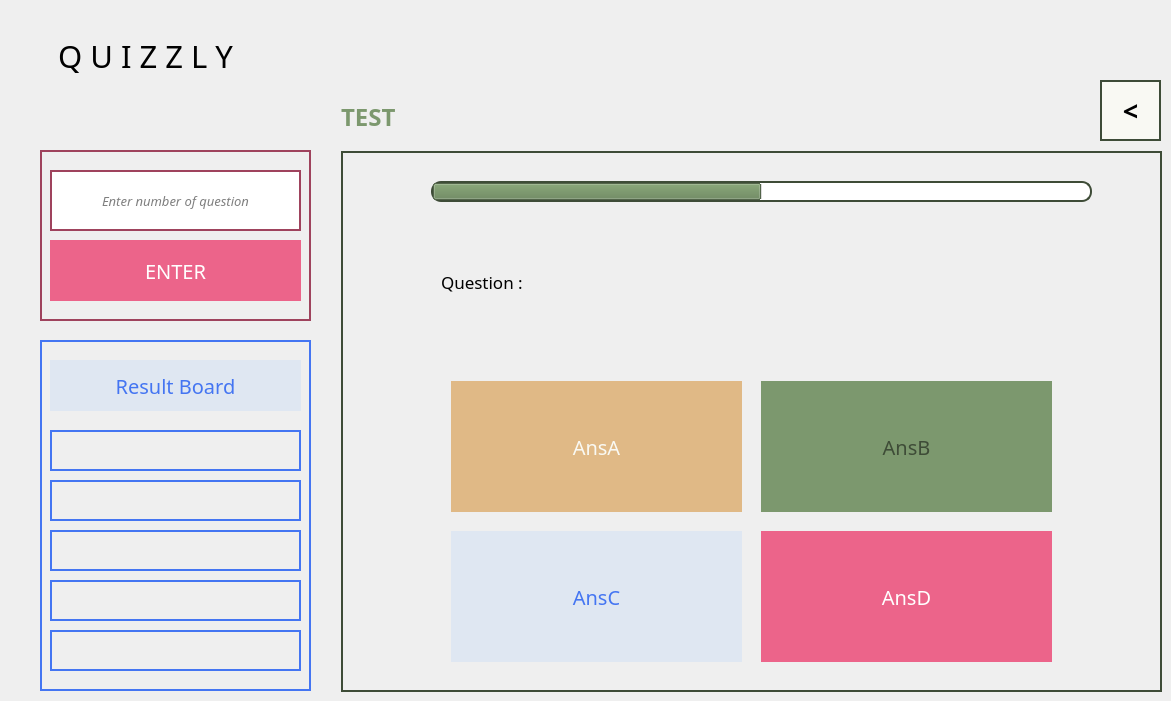
   <widget class="QWidget" name="Testmode">
    <widget class="QLabel" name="TEST">
     <property name="geometry">
      <rect>
       <x>341</x>
       <y>91</y>
       <width>261</width>
       <height>51</height>
      </rect>
     </property>
     <property name="font">
      <font>
       <family>Montserrat Alternates Medium</family>
       <pointsize>18</pointsize>
       <italic>false</italic>
       <bold>true</bold>
       <strikeout>false</strikeout>
       <kerning>true</kerning>
      </font>
     </property>
     <property name="styleSheet">
      <string notr="true">color: rgb(124, 152, 110)
</string>
     </property>
     <property name="text">
      <string>TEST</string>
     </property>
     <property name="scaledContents">
      <bool>false</bool>
     </property>
     <property name="alignment">
      <set>Qt::AlignLeading|Qt::AlignLeft|Qt::AlignVCenter</set>
     </property>
     <property name="wordWrap">
      <bool>false</bool>
     </property>
     <property name="openExternalLinks">
      <bool>false</bool>
     </property>
    </widget>
    <widget class="QFrame" name="test">
     <property name="geometry">
      <rect>
       <x>341</x>
       <y>151</y>
       <width>821</width>
       <height>541</height>
      </rect>
     </property>
     <property name="styleSheet">
      <string notr="true">border : 2px solid rgb(62, 76, 55)</string>
     </property>
     <property name="frameShape">
      <enum>QFrame::StyledPanel</enum>
     </property>
     <property name="frameShadow">
      <enum>QFrame::Raised</enum>
     </property>
     <widget class="QPushButton" name="ansA_2">
      <property name="geometry">
       <rect>
        <x>110</x>
        <y>230</y>
        <width>291</width>
        <height>131</height>
       </rect>
      </property>
      <property name="font">
       <font>
        <family>Montserrat Alternates Medium</family>
        <pointsize>15</pointsize>
       </font>
      </property>
      <property name="styleSheet">
       <string notr="true">background-color: rgb(224, 185, 134);
color: rgb(249, 249, 243);
border : 0px;</string>
      </property>
      <property name="text">
       <string>AnsA</string>
      </property>
     </widget>
     <widget class="QPushButton" name="ansB_2">
      <property name="geometry">
       <rect>
        <x>420</x>
        <y>230</y>
        <width>291</width>
        <height>131</height>
       </rect>
      </property>
      <property name="font">
       <font>
        <family>Montserrat Alternates Medium</family>
        <pointsize>15</pointsize>
       </font>
      </property>
      <property name="styleSheet">
       <string notr="true">background-color: rgb(124, 152, 110);
color: rgb(62, 76, 55);
border : 0px;</string>
      </property>
      <property name="text">
       <string>AnsB</string>
      </property>
     </widget>
     <widget class="QPushButton" name="ansD_2">
      <property name="geometry">
       <rect>
        <x>420</x>
        <y>380</y>
        <width>291</width>
        <height>131</height>
       </rect>
      </property>
      <property name="font">
       <font>
        <family>Montserrat Alternates Medium</family>
        <pointsize>15</pointsize>
       </font>
      </property>
      <property name="styleSheet">
       <string notr="true">background-color: rgb(236, 100, 138);
color: rgb(255, 255, 255);
border : 0px;</string>
      </property>
      <property name="text">
       <string>AnsD</string>
      </property>
     </widget>
     <widget class="QPushButton" name="ansC_2">
      <property name="geometry">
       <rect>
        <x>110</x>
        <y>380</y>
        <width>291</width>
        <height>131</height>
       </rect>
      </property>
      <property name="font">
       <font>
        <family>Montserrat Alternates Medium</family>
        <pointsize>15</pointsize>
       </font>
      </property>
      <property name="styleSheet">
       <string notr="true">background-color: rgb(223, 231, 242);
color: rgb(68, 117, 242);
border : 0px;</string>
      </property>
      <property name="text">
       <string>AnsC</string>
      </property>
     </widget>
     <widget class="QLabel" name="text_question_2">
      <property name="geometry">
       <rect>
        <x>100</x>
        <y>100</y>
        <width>611</width>
        <height>61</height>
       </rect>
      </property>
      <property name="font">
       <font>
        <family>Montserrat Alternates Medium</family>
        <pointsize>13</pointsize>
        <kerning>true</kerning>
       </font>
      </property>
      <property name="styleSheet">
       <string notr="true">color: rgb(0, 0, 0);
border : 0px
</string>
      </property>
      <property name="text">
       <string>Question : </string>
      </property>
      <property name="scaledContents">
       <bool>false</bool>
      </property>
      <property name="alignment">
       <set>Qt::AlignLeading|Qt::AlignLeft|Qt::AlignVCenter</set>
      </property>
      <property name="wordWrap">
       <bool>true</bool>
      </property>
      <property name="openExternalLinks">
       <bool>false</bool>
      </property>
     </widget>
     <widget class="QProgressBar" name="time">
      <property name="geometry">
       <rect>
        <x>90</x>
        <y>30</y>
        <width>661</width>
        <height>21</height>
       </rect>
      </property>
      <property name="palette">
       <palette>
        <active>
         <colorrole role="WindowText">
          <brush brushstyle="SolidPattern">
           <color alpha="255">
            <red>0</red>
            <green>0</green>
            <blue>0</blue>
           </color>
          </brush>
         </colorrole>
         <colorrole role="Button">
          <brush brushstyle="SolidPattern">
           <color alpha="255">
            <red>249</red>
            <green>249</green>
            <blue>243</blue>
           </color>
          </brush>
         </colorrole>
         <colorrole role="Light">
          <brush brushstyle="SolidPattern">
           <color alpha="255">
            <red>165</red>
            <green>202</green>
            <blue>147</blue>
           </color>
          </brush>
         </colorrole>
         <colorrole role="Midlight">
          <brush brushstyle="SolidPattern">
           <color alpha="255">
            <red>137</red>
            <green>168</green>
            <blue>122</blue>
           </color>
          </brush>
         </colorrole>
         <colorrole role="Dark">
          <brush brushstyle="SolidPattern">
           <color alpha="255">
            <red>55</red>
            <green>67</green>
            <blue>49</blue>
           </color>
          </brush>
         </colorrole>
         <colorrole role="Mid">
          <brush brushstyle="SolidPattern">
           <color alpha="255">
            <red>73</red>
            <green>90</green>
            <blue>65</blue>
           </color>
          </brush>
         </colorrole>
         <colorrole role="Text">
          <brush brushstyle="SolidPattern">
           <color alpha="255">
            <red>0</red>
            <green>0</green>
            <blue>0</blue>
           </color>
          </brush>
         </colorrole>
         <colorrole role="BrightText">
          <brush brushstyle="SolidPattern">
           <color alpha="255">
            <red>255</red>
            <green>255</green>
            <blue>255</blue>
           </color>
          </brush>
         </colorrole>
         <colorrole role="ButtonText">
          <brush brushstyle="SolidPattern">
           <color alpha="255">
            <red>0</red>
            <green>0</green>
            <blue>0</blue>
           </color>
          </brush>
         </colorrole>
         <colorrole role="Base">
          <brush brushstyle="SolidPattern">
           <color alpha="255">
            <red>249</red>
            <green>249</green>
            <blue>243</blue>
           </color>
          </brush>
         </colorrole>
         <colorrole role="Window">
          <brush brushstyle="SolidPattern">
           <color alpha="255">
            <red>249</red>
            <green>249</green>
            <blue>243</blue>
           </color>
          </brush>
         </colorrole>
         <colorrole role="Shadow">
          <brush brushstyle="SolidPattern">
           <color alpha="255">
            <red>0</red>
            <green>0</green>
            <blue>0</blue>
           </color>
          </brush>
         </colorrole>
         <colorrole role="Highlight">
          <brush brushstyle="SolidPattern">
           <color alpha="255">
            <red>115</red>
            <green>140</green>
            <blue>102</blue>
           </color>
          </brush>
         </colorrole>
         <colorrole role="AlternateBase">
          <brush brushstyle="SolidPattern">
           <color alpha="255">
            <red>182</red>
            <green>195</green>
            <blue>176</blue>
           </color>
          </brush>
         </colorrole>
         <colorrole role="ToolTipBase">
          <brush brushstyle="SolidPattern">
           <color alpha="255">
            <red>255</red>
            <green>255</green>
            <blue>220</blue>
           </color>
          </brush>
         </colorrole>
         <colorrole role="ToolTipText">
          <brush brushstyle="SolidPattern">
           <color alpha="255">
            <red>0</red>
            <green>0</green>
            <blue>0</blue>
           </color>
          </brush>
         </colorrole>
         <colorrole role="PlaceholderText">
          <brush brushstyle="SolidPattern">
           <color alpha="127">
            <red>0</red>
            <green>0</green>
            <blue>0</blue>
           </color>
          </brush>
         </colorrole>
         <colorrole role="Accent">
          <brush brushstyle="SolidPattern">
           <color alpha="255">
            <red>255</red>
            <green>255</green>
            <blue>255</blue>
           </color>
          </brush>
         </colorrole>
        </active>
        <inactive>
         <colorrole role="WindowText">
          <brush brushstyle="SolidPattern">
           <color alpha="255">
            <red>0</red>
            <green>0</green>
            <blue>0</blue>
           </color>
          </brush>
         </colorrole>
         <colorrole role="Button">
          <brush brushstyle="SolidPattern">
           <color alpha="255">
            <red>249</red>
            <green>249</green>
            <blue>243</blue>
           </color>
          </brush>
         </colorrole>
         <colorrole role="Light">
          <brush brushstyle="SolidPattern">
           <color alpha="255">
            <red>165</red>
            <green>202</green>
            <blue>147</blue>
           </color>
          </brush>
         </colorrole>
         <colorrole role="Midlight">
          <brush brushstyle="SolidPattern">
           <color alpha="255">
            <red>137</red>
            <green>168</green>
            <blue>122</blue>
           </color>
          </brush>
         </colorrole>
         <colorrole role="Dark">
          <brush brushstyle="SolidPattern">
           <color alpha="255">
            <red>55</red>
            <green>67</green>
            <blue>49</blue>
           </color>
          </brush>
         </colorrole>
         <colorrole role="Mid">
          <brush brushstyle="SolidPattern">
           <color alpha="255">
            <red>73</red>
            <green>90</green>
            <blue>65</blue>
           </color>
          </brush>
         </colorrole>
         <colorrole role="Text">
          <brush brushstyle="SolidPattern">
           <color alpha="255">
            <red>0</red>
            <green>0</green>
            <blue>0</blue>
           </color>
          </brush>
         </colorrole>
         <colorrole role="BrightText">
          <brush brushstyle="SolidPattern">
           <color alpha="255">
            <red>255</red>
            <green>255</green>
            <blue>255</blue>
           </color>
          </brush>
         </colorrole>
         <colorrole role="ButtonText">
          <brush brushstyle="SolidPattern">
           <color alpha="255">
            <red>0</red>
            <green>0</green>
            <blue>0</blue>
           </color>
          </brush>
         </colorrole>
         <colorrole role="Base">
          <brush brushstyle="SolidPattern">
           <color alpha="255">
            <red>249</red>
            <green>249</green>
            <blue>243</blue>
           </color>
          </brush>
         </colorrole>
         <colorrole role="Window">
          <brush brushstyle="SolidPattern">
           <color alpha="255">
            <red>249</red>
            <green>249</green>
            <blue>243</blue>
           </color>
          </brush>
         </colorrole>
         <colorrole role="Shadow">
          <brush brushstyle="SolidPattern">
           <color alpha="255">
            <red>0</red>
            <green>0</green>
            <blue>0</blue>
           </color>
          </brush>
         </colorrole>
         <colorrole role="Highlight">
          <brush brushstyle="SolidPattern">
           <color alpha="255">
            <red>115</red>
            <green>140</green>
            <blue>102</blue>
           </color>
          </brush>
         </colorrole>
         <colorrole role="AlternateBase">
          <brush brushstyle="SolidPattern">
           <color alpha="255">
            <red>182</red>
            <green>195</green>
            <blue>176</blue>
           </color>
          </brush>
         </colorrole>
         <colorrole role="ToolTipBase">
          <brush brushstyle="SolidPattern">
           <color alpha="255">
            <red>255</red>
            <green>255</green>
            <blue>220</blue>
           </color>
          </brush>
         </colorrole>
         <colorrole role="ToolTipText">
          <brush brushstyle="SolidPattern">
           <color alpha="255">
            <red>0</red>
            <green>0</green>
            <blue>0</blue>
           </color>
          </brush>
         </colorrole>
         <colorrole role="PlaceholderText">
          <brush brushstyle="SolidPattern">
           <color alpha="127">
            <red>0</red>
            <green>0</green>
            <blue>0</blue>
           </color>
          </brush>
         </colorrole>
         <colorrole role="Accent">
          <brush brushstyle="SolidPattern">
           <color alpha="255">
            <red>255</red>
            <green>255</green>
            <blue>255</blue>
           </color>
          </brush>
         </colorrole>
        </inactive>
        <disabled>
         <colorrole role="WindowText">
          <brush brushstyle="SolidPattern">
           <color alpha="255">
            <red>55</red>
            <green>67</green>
            <blue>49</blue>
           </color>
          </brush>
         </colorrole>
         <colorrole role="Button">
          <brush brushstyle="SolidPattern">
           <color alpha="255">
            <red>249</red>
            <green>249</green>
            <blue>243</blue>
           </color>
          </brush>
         </colorrole>
         <colorrole role="Light">
          <brush brushstyle="SolidPattern">
           <color alpha="255">
            <red>165</red>
            <green>202</green>
            <blue>147</blue>
           </color>
          </brush>
         </colorrole>
         <colorrole role="Midlight">
          <brush brushstyle="SolidPattern">
           <color alpha="255">
            <red>137</red>
            <green>168</green>
            <blue>122</blue>
           </color>
          </brush>
         </colorrole>
         <colorrole role="Dark">
          <brush brushstyle="SolidPattern">
           <color alpha="255">
            <red>55</red>
            <green>67</green>
            <blue>49</blue>
           </color>
          </brush>
         </colorrole>
         <colorrole role="Mid">
          <brush brushstyle="SolidPattern">
           <color alpha="255">
            <red>73</red>
            <green>90</green>
            <blue>65</blue>
           </color>
          </brush>
         </colorrole>
         <colorrole role="Text">
          <brush brushstyle="SolidPattern">
           <color alpha="255">
            <red>55</red>
            <green>67</green>
            <blue>49</blue>
           </color>
          </brush>
         </colorrole>
         <colorrole role="BrightText">
          <brush brushstyle="SolidPattern">
           <color alpha="255">
            <red>255</red>
            <green>255</green>
            <blue>255</blue>
           </color>
          </brush>
         </colorrole>
         <colorrole role="ButtonText">
          <brush brushstyle="SolidPattern">
           <color alpha="255">
            <red>55</red>
            <green>67</green>
            <blue>49</blue>
           </color>
          </brush>
         </colorrole>
         <colorrole role="Base">
          <brush brushstyle="SolidPattern">
           <color alpha="255">
            <red>249</red>
            <green>249</green>
            <blue>243</blue>
           </color>
          </brush>
         </colorrole>
         <colorrole role="Window">
          <brush brushstyle="SolidPattern">
           <color alpha="255">
            <red>249</red>
            <green>249</green>
            <blue>243</blue>
           </color>
          </brush>
         </colorrole>
         <colorrole role="Shadow">
          <brush brushstyle="SolidPattern">
           <color alpha="255">
            <red>0</red>
            <green>0</green>
            <blue>0</blue>
           </color>
          </brush>
         </colorrole>
         <colorrole role="AlternateBase">
          <brush brushstyle="SolidPattern">
           <color alpha="255">
            <red>110</red>
            <green>135</green>
            <blue>98</blue>
           </color>
          </brush>
         </colorrole>
         <colorrole role="ToolTipBase">
          <brush brushstyle="SolidPattern">
           <color alpha="255">
            <red>255</red>
            <green>255</green>
            <blue>220</blue>
           </color>
          </brush>
         </colorrole>
         <colorrole role="ToolTipText">
          <brush brushstyle="SolidPattern">
           <color alpha="255">
            <red>0</red>
            <green>0</green>
            <blue>0</blue>
           </color>
          </brush>
         </colorrole>
         <colorrole role="PlaceholderText">
          <brush brushstyle="SolidPattern">
           <color alpha="127">
            <red>55</red>
            <green>67</green>
            <blue>49</blue>
           </color>
          </brush>
         </colorrole>
         <colorrole role="Accent">
          <brush brushstyle="SolidPattern">
           <color alpha="255">
            <red>143</red>
            <green>175</green>
            <blue>127</blue>
           </color>
          </brush>
         </colorrole>
        </disabled>
       </palette>
      </property>
      <property name="font">
       <font>
        <family>Montserrat Alternates Medium</family>
       </font>
      </property>
      <property name="styleSheet">
       <string notr="true">border-radius: 10px </string>
      </property>
      <property name="value">
       <number>50</number>
      </property>
      <property name="textVisible">
       <bool>false</bool>
      </property>
     </widget>
    </widget>
    <widget class="QLabel" name="quizzly_5">
     <property name="geometry">
      <rect>
       <x>10</x>
       <y>20</y>
       <width>271</width>
       <height>71</height>
      </rect>
     </property>
     <property name="font">
      <font>
       <family>Montserrat Black</family>
       <pointsize>23</pointsize>
       <kerning>true</kerning>
      </font>
     </property>
     <property name="styleSheet">
      <string notr="true">color: rgb(0, 0, 0);
</string>
     </property>
     <property name="text">
      <string>Q U I Z Z L Y</string>
     </property>
     <property name="scaledContents">
      <bool>false</bool>
     </property>
     <property name="alignment">
      <set>Qt::AlignCenter</set>
     </property>
     <property name="wordWrap">
      <bool>false</bool>
     </property>
     <property name="openExternalLinks">
      <bool>false</bool>
     </property>
    </widget>
    <widget class="QFrame" name="numofq">
     <property name="geometry">
      <rect>
       <x>40</x>
       <y>150</y>
       <width>271</width>
       <height>171</height>
      </rect>
     </property>
     <property name="styleSheet">
      <string notr="true">border: 2px solid rgb(159, 67, 93)</string>
     </property>
     <property name="frameShape">
      <enum>QFrame::StyledPanel</enum>
     </property>
     <property name="frameShadow">
      <enum>QFrame::Raised</enum>
     </property>
     <widget class="QPushButton" name="ENTER">
      <property name="geometry">
       <rect>
        <x>10</x>
        <y>90</y>
        <width>251</width>
        <height>61</height>
       </rect>
      </property>
      <property name="font">
       <font>
        <family>Montserrat Alternates Medium</family>
        <pointsize>15</pointsize>
       </font>
      </property>
      <property name="styleSheet">
       <string notr="true">background-color: rgb(236, 100, 138);
color: rgb(255, 255, 255);
border : 0px;</string>
      </property>
      <property name="text">
       <string>ENTER</string>
      </property>
     </widget>
     <widget class="QLineEdit" name="lineEdit">
      <property name="geometry">
       <rect>
        <x>10</x>
        <y>20</y>
        <width>251</width>
        <height>61</height>
       </rect>
      </property>
      <property name="font">
       <font>
        <family>Montserrat Alternates Medium</family>
        <pointsize>10</pointsize>
        <italic>true</italic>
       </font>
      </property>
      <property name="alignment">
       <set>Qt::AlignCenter</set>
      </property>
      <property name="placeholderText">
       <string>Enter number of question</string>
      </property>
     </widget>
    </widget>
    <widget class="QFrame" name="result_board_frame">
     <property name="geometry">
      <rect>
       <x>40</x>
       <y>340</y>
       <width>271</width>
       <height>351</height>
      </rect>
     </property>
     <property name="styleSheet">
      <string notr="true">border : 2px solid rgb(68, 117, 242)
</string>
     </property>
     <property name="frameShape">
      <enum>QFrame::StyledPanel</enum>
     </property>
     <property name="frameShadow">
      <enum>QFrame::Raised</enum>
     </property>
     <widget class="QLabel" name="RESULT_BOARD">
      <property name="geometry">
       <rect>
        <x>10</x>
        <y>20</y>
        <width>251</width>
        <height>51</height>
       </rect>
      </property>
      <property name="font">
       <font>
        <family>Montserrat Alternates Medium</family>
        <pointsize>15</pointsize>
        <italic>false</italic>
        <bold>false</bold>
        <strikeout>false</strikeout>
        <kerning>true</kerning>
       </font>
      </property>
      <property name="styleSheet">
       <string notr="true">color : rgb(68, 117, 242);
background-color: rgb(223, 231, 242);
border : 0 px solid rgb(68, 117, 242)
</string>
      </property>
      <property name="text">
       <string>Result Board</string>
      </property>
      <property name="scaledContents">
       <bool>false</bool>
      </property>
      <property name="alignment">
       <set>Qt::AlignCenter</set>
      </property>
      <property name="wordWrap">
       <bool>false</bool>
      </property>
      <property name="openExternalLinks">
       <bool>false</bool>
      </property>
     </widget>
     <widget class="QLabel" name="rs1">
      <property name="geometry">
       <rect>
        <x>10</x>
        <y>90</y>
        <width>251</width>
        <height>41</height>
       </rect>
      </property>
      <property name="font">
       <font>
        <family>Montserrat Alternates Medium</family>
        <pointsize>15</pointsize>
        <italic>false</italic>
        <bold>false</bold>
        <strikeout>false</strikeout>
        <kerning>true</kerning>
       </font>
      </property>
      <property name="styleSheet">
       <string notr="true">color: rgb(68, 117, 242);
border : 2px solid rgb(68, 117, 242)
</string>
      </property>
      <property name="text">
       <string/>
      </property>
      <property name="scaledContents">
       <bool>false</bool>
      </property>
      <property name="alignment">
       <set>Qt::AlignCenter</set>
      </property>
      <property name="wordWrap">
       <bool>false</bool>
      </property>
      <property name="openExternalLinks">
       <bool>false</bool>
      </property>
     </widget>
     <widget class="QLabel" name="rs2">
      <property name="geometry">
       <rect>
        <x>10</x>
        <y>140</y>
        <width>251</width>
        <height>41</height>
       </rect>
      </property>
      <property name="font">
       <font>
        <family>Montserrat Alternates Medium</family>
        <pointsize>15</pointsize>
        <italic>false</italic>
        <bold>false</bold>
        <strikeout>false</strikeout>
        <kerning>true</kerning>
       </font>
      </property>
      <property name="styleSheet">
       <string notr="true">color: rgb(68, 117, 242);
border : 2px solid rgb(68, 117, 242)
</string>
      </property>
      <property name="text">
       <string/>
      </property>
      <property name="scaledContents">
       <bool>false</bool>
      </property>
      <property name="alignment">
       <set>Qt::AlignCenter</set>
      </property>
      <property name="wordWrap">
       <bool>false</bool>
      </property>
      <property name="openExternalLinks">
       <bool>false</bool>
      </property>
     </widget>
     <widget class="QLabel" name="rs3">
      <property name="geometry">
       <rect>
        <x>10</x>
        <y>190</y>
        <width>251</width>
        <height>41</height>
       </rect>
      </property>
      <property name="font">
       <font>
        <family>Montserrat Alternates Medium</family>
        <pointsize>15</pointsize>
        <italic>false</italic>
        <bold>false</bold>
        <strikeout>false</strikeout>
        <kerning>true</kerning>
       </font>
      </property>
      <property name="styleSheet">
       <string notr="true">color: rgb(68, 117, 242);
border : 2px solid rgb(68, 117, 242)
</string>
      </property>
      <property name="text">
       <string/>
      </property>
      <property name="scaledContents">
       <bool>false</bool>
      </property>
      <property name="alignment">
       <set>Qt::AlignCenter</set>
      </property>
      <property name="wordWrap">
       <bool>false</bool>
      </property>
      <property name="openExternalLinks">
       <bool>false</bool>
      </property>
     </widget>
     <widget class="QLabel" name="rs4">
      <property name="geometry">
       <rect>
        <x>10</x>
        <y>240</y>
        <width>251</width>
        <height>41</height>
       </rect>
      </property>
      <property name="font">
       <font>
        <family>Montserrat Alternates Medium</family>
        <pointsize>15</pointsize>
        <italic>false</italic>
        <bold>false</bold>
        <strikeout>false</strikeout>
        <kerning>true</kerning>
       </font>
      </property>
      <property name="styleSheet">
       <string notr="true">color: rgb(68, 117, 242);
border : 2px solid rgb(68, 117, 242)
</string>
      </property>
      <property name="text">
       <string/>
      </property>
      <property name="scaledContents">
       <bool>false</bool>
      </property>
      <property name="alignment">
       <set>Qt::AlignCenter</set>
      </property>
      <property name="wordWrap">
       <bool>false</bool>
      </property>
      <property name="openExternalLinks">
       <bool>false</bool>
      </property>
     </widget>
     <widget class="QLabel" name="rs5">
      <property name="geometry">
       <rect>
        <x>10</x>
        <y>290</y>
        <width>251</width>
        <height>41</height>
       </rect>
      </property>
      <property name="font">
       <font>
        <family>Montserrat Alternates Medium</family>
        <pointsize>15</pointsize>
        <italic>false</italic>
        <bold>false</bold>
        <strikeout>false</strikeout>
        <kerning>true</kerning>
       </font>
      </property>
      <property name="styleSheet">
       <string notr="true">color: rgb(68, 117, 242);
border : 2px solid rgb(68, 117, 242)
</string>
      </property>
      <property name="text">
       <string/>
      </property>
      <property name="scaledContents">
       <bool>false</bool>
      </property>
      <property name="alignment">
       <set>Qt::AlignCenter</set>
      </property>
      <property name="wordWrap">
       <bool>false</bool>
      </property>
      <property name="openExternalLinks">
       <bool>false</bool>
      </property>
     </widget>
    </widget>
    <widget class="QPushButton" name="BACK_7">
     <property name="geometry">
      <rect>
       <x>1100</x>
       <y>80</y>
       <width>61</width>
       <height>61</height>
      </rect>
     </property>
     <property name="font">
      <font>
       <family>Montserrat Alternates Medium</family>
       <pointsize>20</pointsize>
       <bold>true</bold>
      </font>
     </property>
     <property name="styleSheet">
      <string notr="true">border:  2px solid rgb(62, 76, 56);
color: rgb(0, 0, 0);
background-color: rgb(249, 249, 243);</string>
     </property>
     <property name="text">
      <string>&lt;</string>
     </property>
    </widget>
   </widget>
